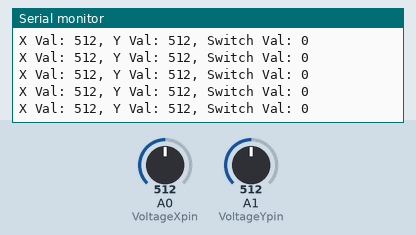
A sketch run on a simulated Arduino Uno, built with avr-gcc and run on an emulated ATmega328P. Parts: the last lines printed to the serial monitor. Inputs (shaded band) come from the test bench; at power-on: A0 (VoltageXpin) = 512, A1 (VoltageYpin) = 512.

Above: at 1.2 s.
1.3 s: A0 (VoltageXpin) set to 983
At 1.4 s:
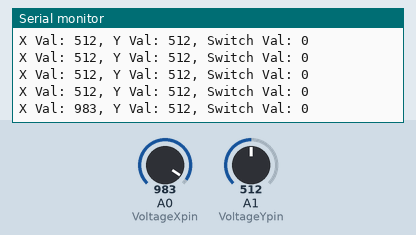
4.3 s: A0 (VoltageXpin) set to 1016
At 4.32 s:
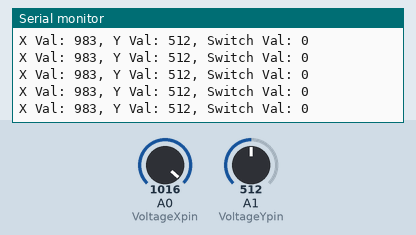
7.3 s: A1 (VoltageYpin) set to 992
At 7.32 s:
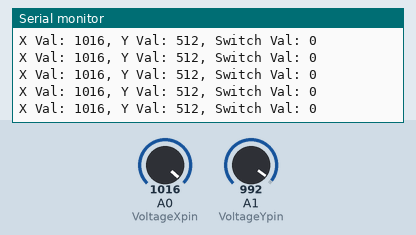
10.3 s: A1 (VoltageYpin) set to 1015
At 10.31 s:
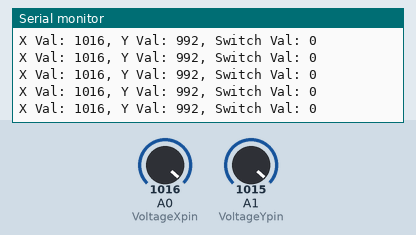
Timing chart, 0 to 13.3 s (numbered marks = the images above; inputs shaded):
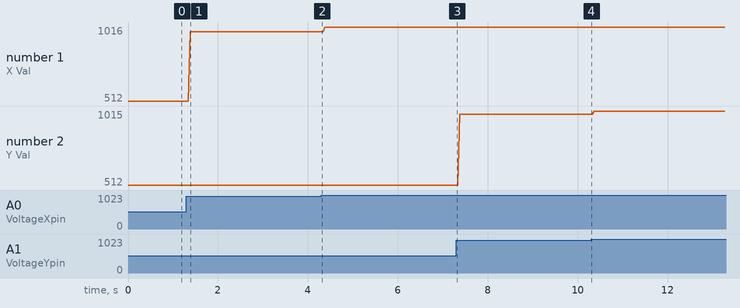

The sketch:

JOYSTICKS.ino
```cpp
//JOYSTICKS

int VoltageXpin = A0;
int Xval;

int VoltageYpin = A1;
int Yval;

int SwitchPin = 0;
int SwitchVal;

void setup() {
  // put your setup code here, to run once:

  Serial.begin(9600);
  pinMode(VoltageXpin,INPUT);
  pinMode(VoltageYpin, INPUT);
  pinMode(SwitchPin,INPUT);


}

void loop() {
  // put your main code here, to run repeatedly:

  Xval = analogRead(VoltageXpin);
  Serial.print("X Val: ");
  Serial.print(Xval);

  Yval = analogRead(VoltageYpin);
  Serial.print(", Y Val: ");
  Serial.print(Yval);

  SwitchVal = digitalRead(SwitchPin);
  Serial.print(", Switch Val: ");
  Serial.println(SwitchVal);

}
```

Measured:
- after the input at 1.3 s, the serial monitor: prints a new line after 0.08 s (image 1)
- plotted number 1: 512 → 983 after the input at 1.3 s, 983 → 1016 after the input at 4.3 s
- plotted number 2: 512 → 992 after the input at 7.3 s, 992 → 1015 after the input at 10.3 s
